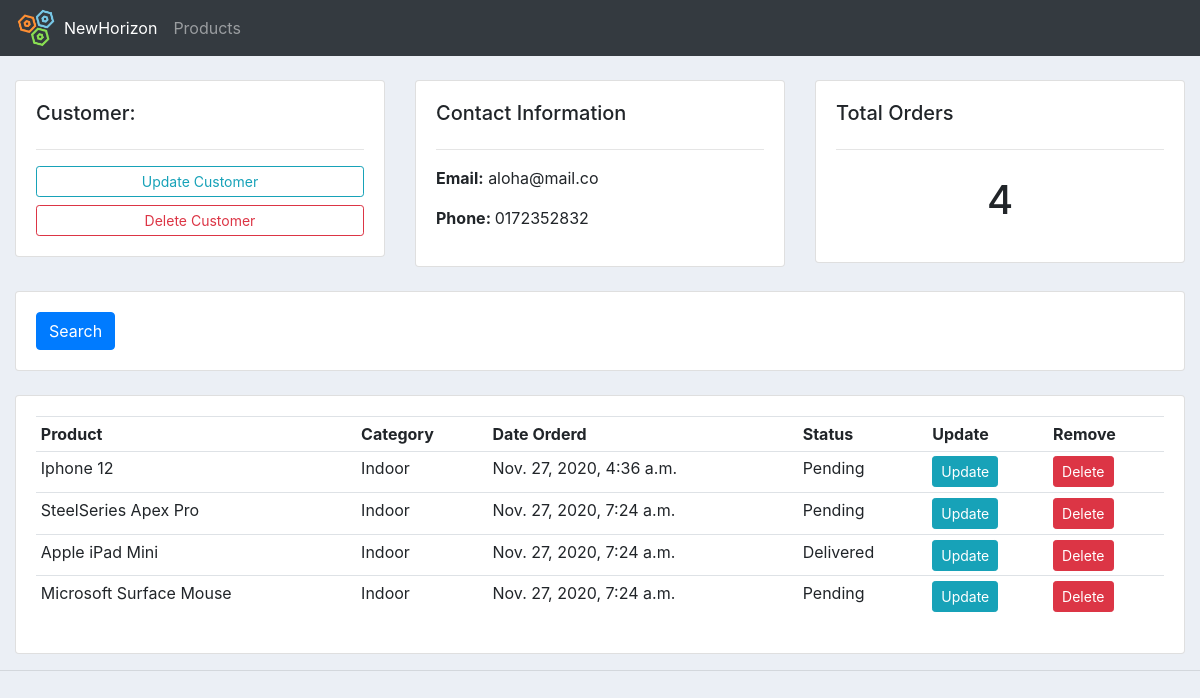
Page /customer/2/ on the earlier database version.
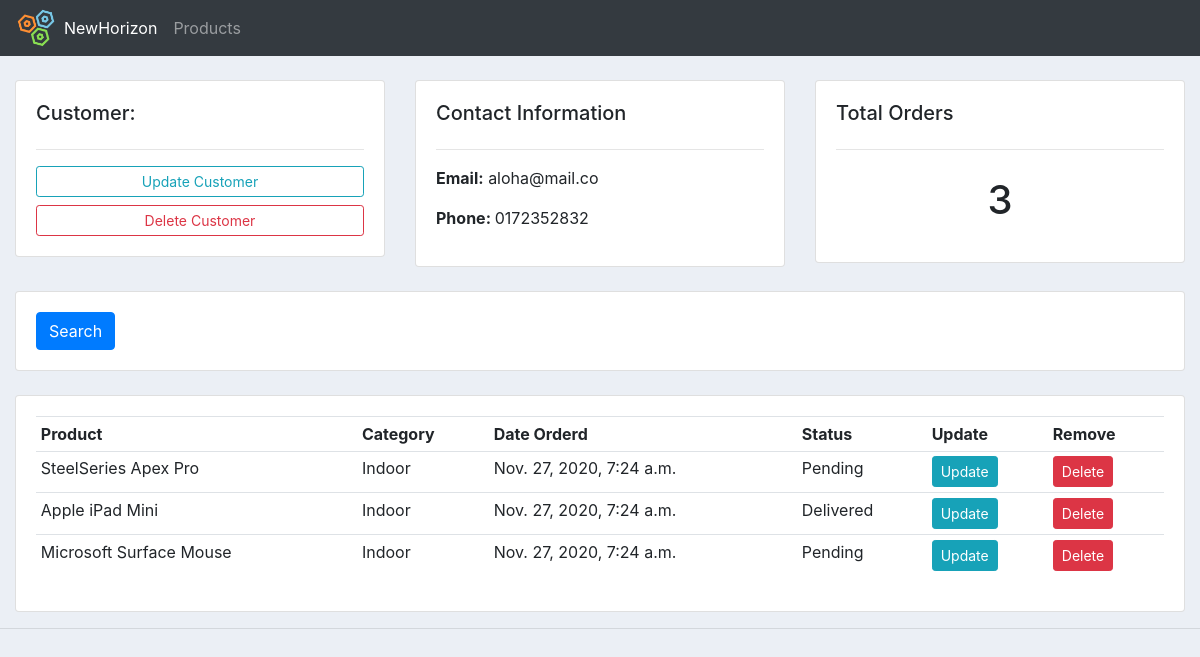
Same page on the later database version.
### accounts/models.py (models this page shows, shortened)
class Order(models.Model):
    STATUS = (
        ('Pending', 'Pending'),
        ('Out of Delivery', 'Out of Delivery'),
        ('Delivered', 'Delivered')
    )
    customer = models.ForeignKey(
        Customer, null=True, on_delete=models.SET_NULL)
    products = models.ForeignKey(
        Product, null=True, on_delete=models.SET_NULL)
    date_created = models.DateTimeField(auto_now_add=True)
    status = models.CharField(max_length=200, null=True, choices=STATUS)

class Product(models.Model):
    CATEGORY = (
        ('Indoor', 'Indoor'),
        ('Outdoor', 'Outdoor')
    )
    name = models.CharField(max_length=200, null=True)
    description = models.CharField(max_length=200, null=True)
    price = models.FloatField(null=True)
    category = models.CharField(max_length=200, null=True, choices=CATEGORY)
    date_created = models.DateField(auto_now_add=True)
    tag = models.ManyToManyField(Tag)
    def __str__(self):
        return self.name

### accounts/views.py (the view)
# urls.py: path('customer/<str:pk>/', views.customer, name='customer'),
def customer(request, pk):
    customer = Customer.objects.get(id=pk)
    orders = customer.order_set.all()
    orders_count = orders.count()
    context = {'customer': customer, 'orders': orders,
               'orders_count': orders_count
               }
    return render(request, 'accounts/customer.html', context)

### accounts/templates/accounts/customer.html
{%  extends 'accounts/main.html' %}
{% block content %}
	<br>
<div class="row">
	<div class="col-md">
		<div class="card card-body">
			<h5>Customer:</h5>
			<hr>
			<a class="btn btn-outline-info  btn-sm btn-block" href="">Update Customer</a>
			<a class="btn btn-outline-danger  btn-sm btn-block" href="">Delete Customer</a>
		</div>
	</div>
	<div class="col-md">
		<div class="card card-body">
			<h5>Contact Information</h5>
			<hr>
			<p><b>Email:</b> {{customer.email}}</p>
			<p><b>Phone: </b>{{customer.phone}}</p>
		</div>
	</div>
	<div class="col-md">
		<div class="card card-body">
			<h5>Total Orders</h5>
			<hr>
			<h1 style="text-align: center;padding: 10px">{{orders_count}}</h1>
		</div>
	</div>
</div>
<br>
<div class="row">
	<div class="col">
		<div class="card card-body">
			<form method="get">
		    <button class="btn btn-primary" type="submit">Search</button>
		  </form>
		</div>
	</div>
</div>
<br>
<div class="row">
	<div class="col-md">
		<div class="card card-body">
			<table class="table table-sm">
				<tr>
					<th>Product</th>
					<th>Category</th>
					<th>Date Orderd</th>
					<th>Status</th>
					<th>Update</th>
					<th>Remove</th>
				</tr>
				{% for order in orders%}
					<tr>
						<td>{{order.products}}</td>
						<td>{{order.products.category}}</td>
						<td>{{order.date_created}}</td>
						<td>{{order.status}}</td>
						<td><a class="btn btn-sm btn-info" href="{%  url 'update_order' order.id %}">Update</a></td>
						<td><a class="btn btn-sm btn-danger" href="{%  url 'delete_order' order.id %}">Delete</a></td>
					</tr>
				{% endfor %}
			</table>
		</div>
	</div>
</div>
{% endblock %}

Differences in the rows shown:
removed Order: products "Iphone 12", products.category "Indoor", date_created "Nov. 27, 2020, 4:36 a.m.", status "Pending"
Other differences:
{{ orders_count }}: "4" → "3"
